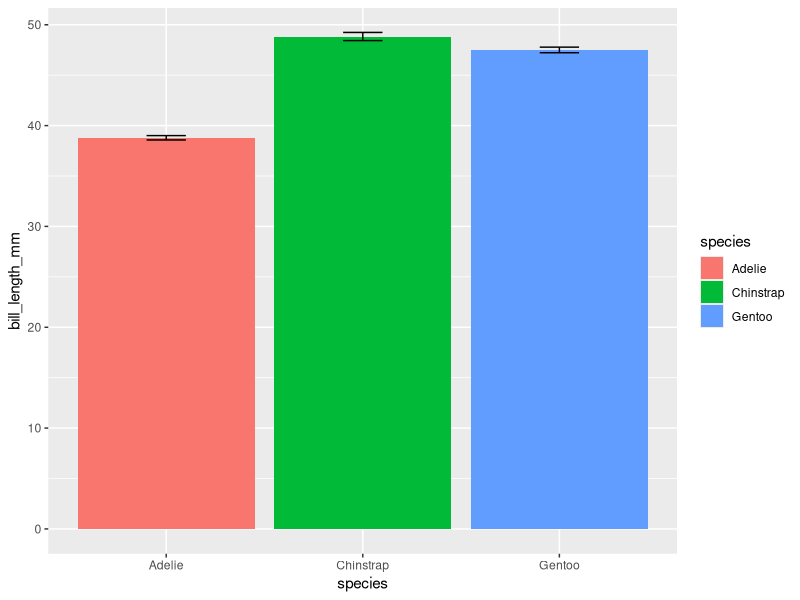
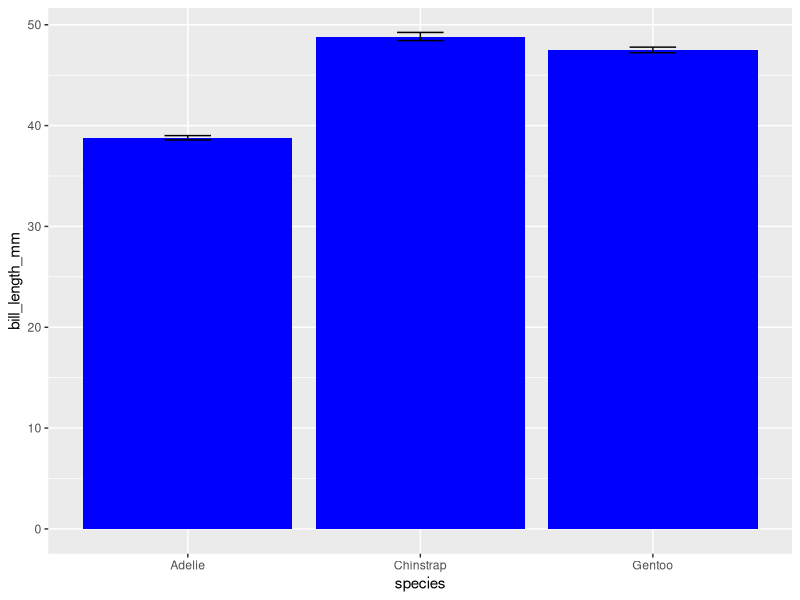

These charts were generated, in order, by the following R code:

            library(ggplot2)
            library(palmerpenguins)
            built_answer <- tryCatch(
                {
                    set.seed(42)
                    ggplot(penguins, aes(x = species, y = bill_length_mm, fill = species)) + stat_summary(fun = mean, geom = "bar") + stat_summary(fun.data = mean_se, geom = "errorbar", width = 0.2)
                    suppressWarnings(
                        if (!file.exists("/sandbox/figures/bill-length_species_mean_bar_errorbar_answer.png")) {
                            ggsave(
                                width = 3,
                                height = 3,
                                "/sandbox/figures/bill-length_species_mean_bar_errorbar_answer.png"
                            )
                        }
                    )
                    suppressWarnings(
                        ggplot_build(last_plot())
                    )
                },
                error = function(e) {
                    'ERROR'
                }
            )
            built_submission <- tryCatch(
                {
                    set.seed(42)
                    library(ggplot2)

ggplot(penguins, aes(x = species, y = bill_length_mm)) +
  stat_summary(fun = mean, geom = "bar", fill = "blue") +
  stat_summary(fun.data = mean_se, geom = "errorbar", width = 0.2, fill = "blue")
                    suppressWarnings(
                        ggsave(
                            width = 3,
                            height = 3,
                            "figures/bill-length_species_mean_bar_errorbar_submission_gemma.png"
                        )
                    )
                    suppressWarnings(
                        ggplot_build(last_plot())
                    )
                },
                error = function(e) {
                    'ERROR'
                }
            )
            cat(isTRUE(all.equal(built_answer, built_submission)))
        
